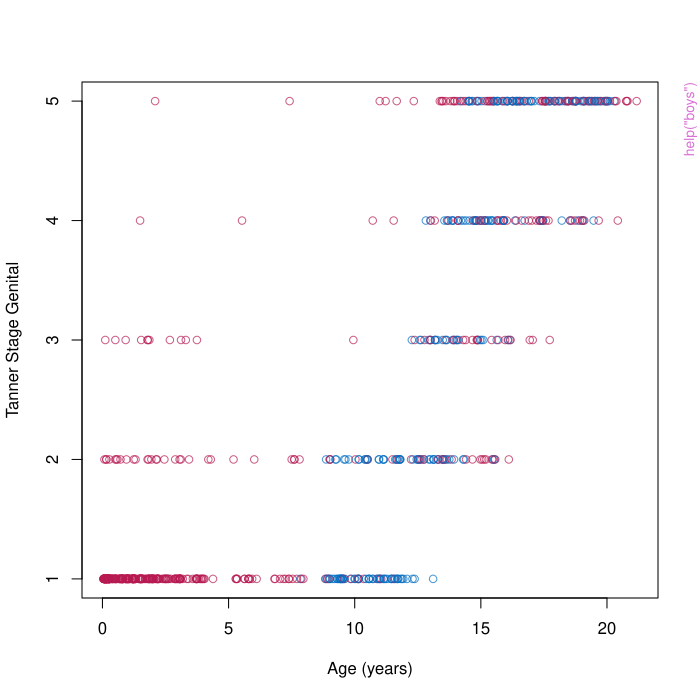

Here is the R script that generated this plot:
pkgname <- "mice"
source(file.path(R.home("share"), "R", "examples-header.R"))
options(warn = 1)
library('mice')

base::assign(".oldSearch", base::search(), pos = 'CheckExEnv')
base::assign(".old_wd", base::getwd(), pos = 'CheckExEnv')
cleanEx()
nameEx("ampute")
### * ampute

flush(stderr()); flush(stdout())

### Name: ampute
### Title: Generate Missing Data for Simulation Purposes
### Aliases: ampute

### ** Examples

# Simulate data set with \code{mvrnorm} from package \code{\pkg{MASS}}.
require(MASS)
sigma <- matrix(data = c(1, 0.2, 0.2, 0.2, 1, 0.2, 0.2, 0.2, 1), nrow = 3)
complete.data <- mvrnorm(n = 100, mu = c(5, 5, 5), Sigma = sigma)
# Perform quick amputation
result1 <- ampute(data = complete.data)
# Change default matrices as desired
patterns <- result1$patterns
patterns[1:3, 2] <- 0
odds <- result1$odds
odds[2,3:4] <- c(2, 4)
odds[3,] <- c(3, 1, NA, NA)
# Rerun amputation
result2 <- ampute(data = complete.data, patterns = patterns, freq = 
c(0.3, 0.3, 0.4), cont = FALSE, odds = odds)
# Run an amputation procedure with continuous probabilities
result3 <- ampute(data = complete.data, type = c("RIGHT", "TAIL", "LEFT"))




cleanEx()
nameEx("as.mids")
### * as.mids

flush(stderr()); flush(stdout())

### Name: as.mids
### Title: Converts an multiply imputed dataset (long format) into a 'mids'
###   object
### Aliases: as.mids
### Keywords: mids

### ** Examples

# impute the nhanes dataset
imp <- mice(nhanes, print = FALSE)
# extract the data in long format
X <- complete(imp, action = "long", include = TRUE)
# create dataset with .imp variable as numeric
X2 <- X

# nhanes example without .id
test1 <- as.mids(X)
is.mids(test1)
identical(complete(test1, action = "long", include = TRUE), X)

# nhanes example without .id where .imp is numeric
test2 <- as.mids(X2)
is.mids(test2)
identical(complete(test2, action = "long", include = TRUE), X)

# nhanes example, where we explicitly specify .id as column 2
test3 <- as.mids(X, .id = ".id")
is.mids(test3)
identical(complete(test3, action = "long", include = TRUE), X)

# nhanes example with .id where .imp is numeric
test4 <- as.mids(X2, .id = 2)
is.mids(test4)
identical(complete(test4, action = "long", include = TRUE), X)

# example without an .id variable
# variable .id not preserved
X3 <- X[, -2]
test5 <- as.mids(X3)
is.mids(test5)
identical(complete(test5, action = "long", include = TRUE)[, -2], X[, -2])

# as() syntax has fewer options
test7 <- as(X, "mids")
test8 <- as(X2, "mids")
test9 <- as(X2[, -2], "mids")
rev <- ncol(X):1
test10 <- as(X[, rev], "mids")

# where argument copies also observed data into $imp element
where <- matrix(TRUE, nrow = nrow(nhanes), ncol = ncol(nhanes))
colnames(where) <- colnames(nhanes)
test11 <- as.mids(X, where = where)
identical(complete(test11, action = "long", include = TRUE), X)



cleanEx()
nameEx("boys")
### * boys

flush(stderr()); flush(stdout())

### Name: boys
### Title: Growth of Dutch boys
### Aliases: boys
### Keywords: datasets

### ** Examples



# create two imputed data sets
imp <- mice(boys, m=1, maxit=2)
z <- complete(imp, 1)

# create imputations for age <8yrs
plot(z$age, z$gen, col=mdc(1:2)[1+is.na(boys$gen)],
 xlab = "Age (years)", ylab = "Tanner Stage Genital")

# figure to show that the default imputation method does not impute BMI 
# consistently
plot(z$bmi,z$wgt/(z$hgt/100)^2, col=mdc(1:2)[1+is.na(boys$bmi)],
xlab = "Imputed BMI", ylab="Calculated BMI")   

# also, BMI distributions are somewhat different
require(MASS)
oldpar <- par(mfrow=c(1,2))
truehist(z$bmi[!is.na(boys$bmi)],h=1,xlim=c(10,30),ymax=0.25,
col=mdc(1),xlab="BMI observed")
truehist(z$bmi[is.na(boys$bmi)],h=1,xlim=c(10,30),ymax=0.25,
col=mdc(2),xlab="BMI imputed")
par(oldpar)

# repair the inconsistency problem by passive imputation
meth <- imp$meth
meth["bmi"] <- "~I(wgt/(hgt/100)^2)"
pred <- imp$predictorMatrix
pred["hgt","bmi"] <- 0
pred["wgt","bmi"] <- 0
imp2 <- mice(boys, m=1, maxit=2, meth=meth, pred=pred)
z2 <- complete(imp2, 1)

# show that new imputations are consistent
plot(z2$bmi,z2$wgt/(z2$hgt/100)^2, col=mdc(1:2)[1+is.na(boys$bmi)],
ylab="Calculated BMI")   

# and compare distributions
oldpar <- par(mfrow=c(1,2))
truehist(z2$bmi[!is.na(boys$bmi)],h=1,xlim=c(10,30),ymax=0.25,col=mdc(1),
xlab="BMI observed")
truehist(z2$bmi[is.na(boys$bmi)],h=1,xlim=c(10,30),ymax=0.25,col=mdc(2),
xlab="BMI imputed")
par(oldpar)





graphics::par(get("par.postscript", pos = 'CheckExEnv'))
cleanEx()
nameEx("bwplot.mids")
### * bwplot.mids

flush(stderr()); flush(stdout())

### Name: bwplot.mids
### Title: Box-and-whisker plot of observed and imputed data
### Aliases: bwplot.mids bwplot
### Keywords: hplot

### ** Examples


imp <- mice(boys, maxit=1)

### box-and-whisker plot per imputation of all numerical variables
bwplot(imp)

### tv (testicular volume), conditional on region
bwplot(imp, tv~.imp|reg)

### same data, organized in a different way 
bwplot(imp, tv~reg|.imp, theme=list())






cleanEx()
nameEx("cbind.mids")
### * cbind.mids

flush(stderr()); flush(stdout())

### Name: cbind.mids
### Title: Combine 'mids' objects by columns
### Aliases: cbind.mids
### Keywords: manip

### ** Examples


# impute four variables at once (default)
imp <- mice(nhanes, m = 1, maxit = 1, print = FALSE)
imp$predictorMatrix

# impute two by two
data1 <- nhanes[, c("age", "bmi")]
data2 <- nhanes[, c("hyp", "chl")]
imp1 <- mice(data1, m = 2, maxit = 1, print = FALSE)
imp2 <- mice(data2, m = 2, maxit = 1, print = FALSE)

# Append two solutions
imp12 <- cbind(imp1, imp2)

# This is a different imputation model
imp12$predictorMatrix

# Append the other way around
imp21 <- cbind(imp2, imp1)
imp21$predictorMatrix

# Append 'forgotten' variable chl
data3 <- nhanes[, 1:3]
imp3  <- mice(data3, maxit = 1,m = 2, print = FALSE)
imp4 <- cbind(imp3, chl = nhanes$chl)

# Of course, chl was not imputed
head(complete(imp4))

# Combine mids object with data frame
imp5 <- cbind(imp3, nhanes2)
head(complete(imp5))



cleanEx()
nameEx("cc")
### * cc

flush(stderr()); flush(stdout())

### Name: cc
### Title: Select complete cases
### Aliases: cc
### Keywords: univar

### ** Examples


# cc(nhanes)   # get the 13 complete cases
# cc(nhanes$bmi) # extract complete bmi



cleanEx()
nameEx("cci")
### * cci

flush(stderr()); flush(stdout())

### Name: cci
### Title: Complete case indicator
### Aliases: cci
### Keywords: univar

### ** Examples

cci(nhanes) # indicator for 13 complete cases 
cci(mice(nhanes, maxit = 0))
f <- cci(nhanes[,c("bmi","hyp")]) # complete data for bmi and hyp
nhanes[f,] # obtain all data from those with complete bmi and hyp



cleanEx()
nameEx("complete")
### * complete

flush(stderr()); flush(stdout())

### Name: complete
### Title: Extracts the completed data from a 'mids' object
### Aliases: complete
### Keywords: manip

### ** Examples


# obtain first imputed data set
sum(is.na(nhanes2))
imp <- mice(nhanes2, print = FALSE, maxit = 1)
dat <- complete(imp)
sum(is.na(dat))

# obtain stacked third and fifth imputation
dat <- complete(imp, c(3, 5))

# obtain all datasets, with additional identifiers
head(complete(imp, "long"))

# same, but now as list, mild object
dslist <- complete(imp, "all")
length(dslist)

# same, but also include the original data
dslist <- complete(imp, "all", include = TRUE)
length(dslist)

# select original + 3 + 5, store as mild
dslist <- complete(imp, c(0, 3, 5), mild = TRUE)
names(dslist)




cleanEx()
nameEx("construct.blocks")
### * construct.blocks

flush(stderr()); flush(stdout())

### Name: construct.blocks
### Title: Construct blocks from 'formulas' and 'predictorMatrix'
### Aliases: construct.blocks

### ** Examples

form <- name.formulas(list(bmi + hyp ~ chl + age, chl ~ bmi))
pred <- make.predictorMatrix(nhanes[, c("age", "chl")])
construct.blocks(formulas = form, pred = pred)



cleanEx()
nameEx("densityplot.mids")
### * densityplot.mids

flush(stderr()); flush(stdout())

### Name: densityplot.mids
### Title: Density plot of observed and imputed data
### Aliases: densityplot.mids densityplot
### Keywords: hplot

### ** Examples

imp <- mice(boys, maxit=1)

### density plot of head circumference per imputation
### blue is observed, red is imputed
densityplot(imp, ~hc|.imp)

### All combined in one panel.
densityplot(imp, ~hc)




cleanEx()
nameEx("fdd")
### * fdd

flush(stderr()); flush(stdout())

### Name: fdd
### Title: SE Fireworks disaster data
### Aliases: fdd fdd.pred
### Keywords: datasets

### ** Examples



data <- fdd
md.pattern(fdd)





cleanEx()
nameEx("fdgs")
### * fdgs

flush(stderr()); flush(stdout())

### Name: fdgs
### Title: Fifth Dutch growth study 2009
### Aliases: fdgs
### Keywords: datasets

### ** Examples



data <- data(fdgs)
summary(data)




cleanEx()
nameEx("fix.coef")
### * fix.coef

flush(stderr()); flush(stdout())

### Name: fix.coef
### Title: Fix coefficients and update model
### Aliases: fix.coef

### ** Examples

model0 <- lm(Volume ~ Girth + Height, data = trees)
formula(model0)
coef(model0)
deviance(model0)

# refit same model
model1 <- fix.coef(model0)
formula(model1)
coef(model1)
deviance(model1)

# change the beta's
model2 <- fix.coef(model0, beta = c(-50, 5, 1))
coef(model2)
deviance(model2)

# compare predictions
plot(predict(model0), predict(model1)); abline(0,1)
plot(predict(model0), predict(model2)); abline(0,1)

# compare proportion explained variance
cor(predict(model0), predict(model0) + residuals(model0))^2
cor(predict(model1), predict(model1) + residuals(model1))^2
cor(predict(model2), predict(model2) + residuals(model2))^2

# extract offset from constrained model
summary(model2$model$offset)

# it also works with factors and missing data
model0 <- lm(bmi ~ age + hyp + chl, data = nhanes2)
model1 <- fix.coef(model0)
model2 <- fix.coef(model0, beta = c(15, -8, -8, 2, 0.2))



cleanEx()
nameEx("getfit")
### * getfit

flush(stderr()); flush(stdout())

### Name: getfit
### Title: Extract list of fitted model
### Aliases: getfit
### Keywords: manip

### ** Examples


imp <- mice(nhanes)
fit <- with(imp, lm(bmi~chl+hyp))
getfit(fit)
getfit(fit, 2)




cleanEx()
nameEx("glm.mids")
### * glm.mids

flush(stderr()); flush(stdout())

### Name: glm.mids
### Title: Generalized linear model for 'mids' object
### Aliases: glm.mids
### Keywords: multivariate

### ** Examples


imp <- mice(nhanes)

# logistic regression on the imputed data
fit <- glm.mids((hyp==2)~bmi+chl, data=imp, family = binomial)
fit




cleanEx()
nameEx("ibind")
### * ibind

flush(stderr()); flush(stdout())

### Name: ibind
### Title: Enlarge number of imputations by combining 'mids' objects
### Aliases: ibind
### Keywords: manip

### ** Examples

data(nhanes)
imp1 <- mice(nhanes, m = 1, maxit = 2, print = FALSE)
imp1$m

imp2 <- mice(nhanes, m = 3, maxit = 3, print = FALSE)
imp2$m

imp12 <- ibind(imp1, imp2)
imp12$m
plot(imp12)



cleanEx()
nameEx("ic")
### * ic

flush(stderr()); flush(stdout())

### Name: ic
### Title: Select incomplete cases
### Aliases: ic
### Keywords: univar

### ** Examples


ic(nhanes)   # get the 12 rows with incomplete cases 
ic(nhanes[1:10,])  # incomplete cases within the first ten rows
ic(nhanes[, c("bmi", "hyp")])  # restrict extraction to variables bmi and hyp




cleanEx()
nameEx("ici")
### * ici

flush(stderr()); flush(stdout())

### Name: ici
### Title: Incomplete case indicator
### Aliases: ici ici,data.frame-method ici,matrix-method ici,mids-method
### Keywords: univar

### ** Examples


 ici(nhanes) # indicator for 12 rows with incomplete cases 




cleanEx()
nameEx("lm.mids")
### * lm.mids

flush(stderr()); flush(stdout())

### Name: lm.mids
### Title: Linear regression for 'mids' object
### Aliases: lm.mids
### Keywords: multivariate

### ** Examples



imp <- mice(nhanes)
fit <- lm.mids(bmi~hyp+chl, data = imp)
fit




cleanEx()
nameEx("make.blocks")
### * make.blocks

flush(stderr()); flush(stdout())

### Name: make.blocks
### Title: Creates a 'blocks' argument
### Aliases: make.blocks

### ** Examples

make.blocks(nhanes)
make.blocks(c("age", "sex", "edu"))



cleanEx()
nameEx("make.blots")
### * make.blots

flush(stderr()); flush(stdout())

### Name: make.blots
### Title: Creates a 'blots' argument
### Aliases: make.blots

### ** Examples

make.predictorMatrix(nhanes)
make.blots(nhanes, blocks = name.blocks(c("age", "hyp"), "xxx"))



cleanEx()
nameEx("make.formulas")
### * make.formulas

flush(stderr()); flush(stdout())

### Name: make.formulas
### Title: Creates a 'formulas' argument
### Aliases: make.formulas

### ** Examples

f1 <- make.formulas(nhanes)
f1
f2 <- make.formulas(nhanes, blocks = make.blocks(nhanes, "collect"))
f2

# for editing, it may be easier to work with the character vector
c1 <- as.character(f1)
c1

# fold it back into a formula list
f3 <- name.formulas(lapply(c1, as.formula))
f3




cleanEx()
nameEx("make.method")
### * make.method

flush(stderr()); flush(stdout())

### Name: make.method
### Title: Creates a 'method' argument
### Aliases: make.method

### ** Examples

make.method(nhanes2)



cleanEx()
nameEx("make.post")
### * make.post

flush(stderr()); flush(stdout())

### Name: make.post
### Title: Creates a 'post' argument
### Aliases: make.post

### ** Examples

make.post(nhanes2)



cleanEx()
nameEx("make.predictorMatrix")
### * make.predictorMatrix

flush(stderr()); flush(stdout())

### Name: make.predictorMatrix
### Title: Creates a 'predictorMatrix' argument
### Aliases: make.predictorMatrix

### ** Examples

make.predictorMatrix(nhanes)
make.predictorMatrix(nhanes, blocks = make.blocks(nhanes, "collect"))



cleanEx()
nameEx("make.visitSequence")
### * make.visitSequence

flush(stderr()); flush(stdout())

### Name: make.visitSequence
### Title: Creates a 'visitSequence' argument
### Aliases: make.visitSequence

### ** Examples

make.visitSequence(nhanes)



cleanEx()
nameEx("make.where")
### * make.where

flush(stderr()); flush(stdout())

### Name: make.where
### Title: Creates a 'where' argument
### Aliases: make.where

### ** Examples

head(make.where(nhanes), 3)



cleanEx()
nameEx("mammalsleep")
### * mammalsleep

flush(stderr()); flush(stdout())

### Name: mammalsleep
### Title: Mammal sleep data
### Aliases: mammalsleep sleep
### Keywords: datasets

### ** Examples



sleep <- data(mammalsleep)





cleanEx()
nameEx("md.pairs")
### * md.pairs

flush(stderr()); flush(stdout())

### Name: md.pairs
### Title: Missing data pattern by variable pairs
### Aliases: md.pairs
### Keywords: univar

### ** Examples



pat <- md.pairs(nhanes)
pat

# show that these four matrices decompose the total sample size
# for each pair
pat$rr + pat$rm + pat$mr + pat$mm

# percentage of usable cases to impute row variable from column variable
round(100*pat$mr/(pat$mr+pat$mm))




cleanEx()
nameEx("md.pattern")
### * md.pattern

flush(stderr()); flush(stdout())

### Name: md.pattern
### Title: Missing data pattern
### Aliases: md.pattern
### Keywords: univar

### ** Examples



md.pattern(nhanes)
#     age hyp bmi chl
#  13   1   1   1   1  0
#   1   1   1   0   1  1
#   3   1   1   1   0  1
#   1   1   0   0   1  2
#   7   1   0   0   0  3
#   0   8   9  10 27





cleanEx()
nameEx("mdc")
### * mdc

flush(stderr()); flush(stdout())

### Name: mdc
### Title: Graphical parameter for missing data plots.
### Aliases: mdc
### Keywords: hplot

### ** Examples


# all six colors
mdc(1:6)

# lines color for observed and missing data
mdc(c('obs','mis'), 'lin')




cleanEx()
nameEx("mice")
### * mice

flush(stderr()); flush(stdout())

### Name: mice
### Title: 'mice': Multivariate Imputation by Chained Equations
### Aliases: mice mice-package
### Keywords: iteration

### ** Examples



# do default multiple imputation on a numeric matrix
imp <- mice(nhanes)
imp

# list the actual imputations for BMI
imp$imp$bmi

# first completed data matrix
complete(imp)


# imputation on mixed data with a different method per column

mice(nhanes2, meth=c('sample','pmm','logreg','norm'))




cleanEx()
nameEx("mice.impute.2l.bin")
### * mice.impute.2l.bin

flush(stderr()); flush(stdout())

### Name: mice.impute.2l.bin
### Title: Imputation by a two-level logistic model using 'glmer'
### Aliases: mice.impute.2l.bin
### Keywords: datagen

### ** Examples

library(tidyr)
library(dplyr)
data("toenail", package = "HSAUR3")
data <- tidyr::complete(toenail, patientID, visit) %>% 
 tidyr::fill(treatment) %>% 
 dplyr::select(-time) %>%
 dplyr::mutate(patientID = as.integer(patientID))

## Not run: 
##D pred <- mice(data, print = FALSE, maxit = 0, seed = 1)$pred
##D pred["outcome", "patientID"] <- -2
##D imp <- mice(data, method = "2l.bin", pred = pred, maxit = 1, m = 1, seed = 1)
## End(Not run)



cleanEx()
nameEx("mice.impute.2l.pan")
### * mice.impute.2l.pan

flush(stderr()); flush(stdout())

### Name: mice.impute.2l.pan
### Title: Imputation by a two-level normal model using 'pan'
### Aliases: mice.impute.2l.pan 2l.pan

### ** Examples


###################################
# simulate some data
# two-level regression model with fixed slope

# number of groups
G <- 250
# number of persons
n <- 20
# regression parameter
beta <- .3
# intraclass correlation
rho <- .30
# correlation with missing response
rho.miss <- .10
# missing proportion
missrate <- .50
y1 <- rep( rnorm( G , sd = sqrt( rho ) ) , each=n ) + rnorm(G*n , sd = sqrt( 1 - rho )) 
x <-  rnorm( G*n )
y <- y1 + beta  * x
dfr0 <- dfr <- data.frame( "group" = rep(1:G , each=n ) , "x" = x , "y" = y )
dfr[ rho.miss * x + rnorm( G*n , sd = sqrt( 1 - rho.miss ) ) < qnorm( missrate ) , "y" ] <- NA

#.....
# empty imputation in mice
imp0 <- mice( as.matrix(dfr)  , maxit=0 )
predM <- imp0$predictorMatrix
impM <- imp0$method

#...
# specify predictor matrix and imputationMethod
predM1 <- predM
predM1["y","group"] <- -2
predM1["y","x"] <- 1        # fixed x effects imputation
impM1 <- impM
impM1["y"] <- "2l.pan"

# multilevel imputation
imp1 <- mice( as.matrix( dfr ) , m = 1 , predictorMatrix = predM1 , 
           imputationMethod = impM1 , maxit=1 )
# multilevel analysis
library(lme4)
mod <- lmer( y ~ ( 1 + x | group) + x , data = complete(imp1) )
summary(mod)

############################################
# Examples of predictorMatrix specification

# random x effects
# predM1["y","x"] <- 2

# fixed x effects and group mean of x
# predM1["y","x"] <- 3        

# random x effects and group mean of x
# predM1["y","x"] <- 4        




cleanEx()
nameEx("mice.impute.2lonly.norm")
### * mice.impute.2lonly.norm

flush(stderr()); flush(stdout())

### Name: mice.impute.2lonly.norm
### Title: Imputation at level 2 by Bayesian linear regression
### Aliases: mice.impute.2lonly.norm 2lonly.norm

### ** Examples


##################################################
# simulate some data
# x,y ... level 1 variables
# v,w ... level 2 variables

G <- 250            # number of groups
n <- 20             # number of persons
beta <- .3          # regression coefficient
rho <- .30          # residual intraclass correlation
rho.miss <- .10     # correlation with missing response
missrate <- .50     # missing proportion
y1 <- rep( rnorm( G , sd = sqrt( rho ) ) , each=n ) + rnorm(G*n , sd = sqrt( 1 - rho )) 
w <- rep( round( rnorm(G ) , 2 ) , each=n )
v <- rep( round( runif( G , 0 , 3 ) ) , each=n )
x <-  rnorm( G*n ) 
y <- y1 + beta  * x + .2 * w + .1 * v
dfr0 <- dfr <- data.frame( "group" = rep(1:G , each=n ) , "x" = x , "y" = y , "w" = w , "v" = v )
dfr[ rho.miss * x + rnorm( G*n , sd = sqrt( 1 - rho.miss ) ) < qnorm( missrate ) , "y" ] <- NA
dfr[ rep( rnorm(G) , each=n ) < qnorm( missrate ) , "w" ] <- NA
dfr[ rep( rnorm(G) , each=n ) < qnorm( missrate ) , "v" ] <- NA

#....
# empty mice imputation
imp0 <- mice( as.matrix(dfr)  , maxit=0 )
predM <- imp0$predictorMatrix
impM <- imp0$method

#...
# multilevel imputation
predM1 <- predM
predM1[c("w","y","v"),"group"] <- -2
predM1["y","x"] <- 1        # fixed x effects imputation
impM1 <- impM
impM1[c("y","w","v")] <- c("2l.pan" , "2lonly.norm" , "2lonly.pmm" )

# y ... imputation using pan
# w ... imputation at level 2 using norm
# v ... imputation at level 2 using pmm

imp1 <- mice( as.matrix( dfr ) , m = 1 , predictorMatrix = predM1 , 
           imputationMethod = impM1 , maxit=1 , paniter=500)
   



cleanEx()
nameEx("mice.impute.2lonly.pmm")
### * mice.impute.2lonly.pmm

flush(stderr()); flush(stdout())

### Name: mice.impute.2lonly.pmm
### Title: Imputation at level 2 by predictive mean matching
### Aliases: mice.impute.2lonly.pmm 2lonly.pmm

### ** Examples


##################################################
# simulate some data
# x,y ... level 1 variables
# v,w ... level 2 variables

G <- 250            # number of groups
n <- 20             # number of persons
beta <- .3          # regression coefficient
rho <- .30          # residual intraclass correlation
rho.miss <- .10     # correlation with missing response
missrate <- .50     # missing proportion
y1 <- rep( rnorm( G , sd = sqrt( rho ) ) , each=n ) + rnorm(G*n , sd = sqrt( 1 - rho )) 
w <- rep( round( rnorm(G ) , 2 ) , each=n )
v <- rep( round( runif( G , 0 , 3 ) ) , each=n )
x <-  rnorm( G*n ) 
y <- y1 + beta  * x + .2 * w + .1 * v
dfr0 <- dfr <- data.frame( "group" = rep(1:G , each=n ) , "x" = x , "y" = y , "w" = w , "v" = v )
dfr[ rho.miss * x + rnorm( G*n , sd = sqrt( 1 - rho.miss ) ) < qnorm( missrate ) , "y" ] <- NA
dfr[ rep( rnorm(G) , each=n ) < qnorm( missrate ) , "w" ] <- NA
dfr[ rep( rnorm(G) , each=n ) < qnorm( missrate ) , "v" ] <- NA

#....
# empty mice imputation
imp0 <- mice( as.matrix(dfr)  , maxit=0 )
predM <- imp0$predictorMatrix
impM <- imp0$method

#...
# multilevel imputation
predM1 <- predM
predM1[c("w","y","v"),"group"] <- -2
predM1["y","x"] <- 1        # fixed x effects imputation
impM1 <- impM
impM1[c("y","w","v")] <- c("2l.pan" , "2lonly.norm" , "2lonly.pmm" )

# turn v into a categorical variable
dfr$v <- as.factor(dfr$v)
levels(dfr$v) <- LETTERS[1:4]

# y ... imputation using pan
# w ... imputation at level 2 using norm
# v ... imputation at level 2 using pmm

imp <- mice(dfr, m = 1, predictorMatrix = predM1 , 
           imputationMethod = impM1, maxit = 1, paniter = 500)




cleanEx()
nameEx("mice.impute.cart")
### * mice.impute.cart

flush(stderr()); flush(stdout())

### Name: mice.impute.cart
### Title: Imputation by classification and regression trees
### Aliases: mice.impute.cart cart
### Keywords: datagen

### ** Examples

require(rpart)

imp <- mice(nhanes2, meth = 'cart', minbucket = 4)
plot(imp)




cleanEx()
nameEx("mice.impute.jomoImpute")
### * mice.impute.jomoImpute

flush(stderr()); flush(stdout())

### Name: mice.impute.jomoImpute
### Title: Multivariate multilevel imputation using 'jomo'
### Aliases: mice.impute.jomoImpute
### Keywords: datagen

### ** Examples




cleanEx()
nameEx("mice.impute.midastouch")
### * mice.impute.midastouch

flush(stderr()); flush(stdout())

### Name: mice.impute.midastouch
### Title: Imputation by predictive mean matching with distance aided donor
###   selection
### Aliases: mice.impute.midastouch
### Keywords: datagen

### ** Examples

# do default multiple imputation on a numeric matrix
imp <- mice(nhanes, method = 'midastouch')
imp

# list the actual imputations for BMI
imp$imp$bmi

# first completed data matrix
complete(imp)

# imputation on mixed data with a different method per column
mice(nhanes2, method = c('sample', 'midastouch', 'logreg', 'norm'))



cleanEx()
nameEx("mice.impute.panImpute")
### * mice.impute.panImpute

flush(stderr()); flush(stdout())

### Name: mice.impute.panImpute
### Title: Impute multilevel missing data using 'pan'
### Aliases: mice.impute.panImpute
### Keywords: datagen

### ** Examples

blocks <-  list(c("bmi", "chl", "hyp"), "age")
method <- c("panImpute", "pmm")
ini <- mice(nhanes, blocks = blocks, method = method, maxit = 0)
pred <- ini$pred
pred["B1", "hyp"] <- -2
imp <- mice(nhanes, blocks = blocks, method = method, pred = pred, maxit = 1)




cleanEx()
nameEx("mice.impute.pmm")
### * mice.impute.pmm

flush(stderr()); flush(stdout())

### Name: mice.impute.pmm
### Title: Imputation by predictive mean matching
### Aliases: mice.impute.pmm pmm
### Keywords: datagen

### ** Examples

# We normally call mice.impute.pmm() from within mice()
# But we may call it directly as follows (not recommended)

set.seed(53177)
xname <- c('age', 'hgt', 'wgt')
r <- stats::complete.cases(boys[, xname])
x <- boys[r, xname]
y <- boys[r, 'tv']
ry <- !is.na(y)
table(ry)

# percentage of missing data in tv
sum(!ry) / length(ry)

# Impute missing tv data
yimp <- mice.impute.pmm(y, ry, x)
length(yimp)
hist(yimp, xlab = 'Imputed missing tv')

# Impute all tv data
yimp <- mice.impute.pmm(y, ry, x, wy = rep(TRUE, length(y)))
length(yimp)
hist(yimp, xlab = 'Imputed missing and observed tv')
plot(jitter(y), jitter(yimp), 
    main = 'Predictive mean matching on age, height and weight', 
    xlab = 'Observed tv (n = 224)',
    ylab = 'Imputed tv (n = 224)')
abline(0, 1)
cor(y, yimp, use = 'pair')



cleanEx()
nameEx("mice.impute.quadratic")
### * mice.impute.quadratic

flush(stderr()); flush(stdout())

### Name: mice.impute.quadratic
### Title: Imputation of quadratic terms
### Aliases: mice.impute.quadratic quadratic
### Keywords: datagen

### ** Examples

require(lattice)

# Create Data
B1 = .5
B2 = .5
X <- rnorm(1000)
XX <- X^2
e <- rnorm(1000, 0, 1)
Y <- B1 * X + B2 * XX + e
dat <- data.frame(x = X, xx = XX, y = Y)

# Impose 25 percent MCAR Missingness
dat[0 == rbinom(1000, 1, 1 -.25), 1:2] <- NA

# Prepare data for imputation
ini <- mice(dat, maxit = 0)
meth <- c("quadratic", "~I(x^2)", "")
pred <- ini$pred
pred[, "xx"] <- 0

# Impute data
imp <- mice(dat, meth = meth, pred = pred)

# Pool results
pool(with(imp, lm(y ~ x + xx)))

# Plot results
stripplot(imp)
plot(dat$x, dat$xx, col = mdc(1), xlab = "x", ylab = "xx")
cmp <- complete(imp)
points(cmp$x[is.na(dat$x)], cmp$xx[is.na(dat$x)], col = mdc(2))



cleanEx()
nameEx("mice.impute.rf")
### * mice.impute.rf

flush(stderr()); flush(stdout())

### Name: mice.impute.rf
### Title: Imputation by random forests
### Aliases: mice.impute.rf
### Keywords: datagen

### ** Examples

library("lattice")

imp <- mice(nhanes2, meth = "rf", ntree = 3)
plot(imp)




cleanEx()
nameEx("mice.mids")
### * mice.mids

flush(stderr()); flush(stdout())

### Name: mice.mids
### Title: Multivariate Imputation by Chained Equations (Iteration Step)
### Aliases: mice.mids
### Keywords: iteration

### ** Examples


imp1 <- mice(nhanes, maxit=1, seed = 123)
imp2 <- mice.mids(imp1)

# yields the same result as
imp <- mice(nhanes, maxit=2, seed = 123)

# verification
identical(imp$imp, imp2$imp)
# 



cleanEx()
nameEx("name.blocks")
### * name.blocks

flush(stderr()); flush(stdout())

### Name: name.blocks
### Title: Name imputation blocks
### Aliases: name.blocks

### ** Examples

blocks <- list(c("hyp", "chl"), AGE = "age", c("bmi", "hyp"), "edu")
name.blocks(blocks)



cleanEx()
nameEx("name.formulas")
### * name.formulas

flush(stderr()); flush(stdout())

### Name: name.formulas
### Title: Name formula list elements
### Aliases: name.formulas

### ** Examples

# fully conditionally specified main effects model
form1 <- list(bmi ~ age + chl + hyp, 
              hyp ~ age + bmi + chl,
              chl ~ age + bmi + hyp)
form1 <- name.formulas(form1)
imp1 <- mice(nhanes, formulas = form1, print = FALSE, m = 1, seed = 12199)

# same model using dot notation
form2 <- list(bmi ~ ., hyp ~ ., chl ~ .)
form2 <- name.formulas(form2)
imp2 <- mice(nhanes, formulas = form2, print = FALSE, m = 1, seed = 12199)
identical(complete(imp1), complete(imp2))

# same model using repeated multivariate imputation
form3 <- name.blocks(list(all = bmi + hyp + chl ~ .))
imp3 <- mice(nhanes, formulas = form3, print = FALSE, m = 1, seed = 12199)
cmp3 <- complete(imp3)
identical(complete(imp1), complete(imp3))

# same model using predictorMatrix
imp4 <- mice(nhanes, print = FALSE, m = 1, seed = 12199, auxiliary = TRUE)
identical(complete(imp1), complete(imp4))

# different model: multivariate imputation for chl and bmi
form5 <- list(chl + bmi ~ ., hyp ~ bmi + age)
form5 <- name.formulas(form5)
imp5 <- mice(nhanes, formulas = form5, print = FALSE, m = 1, seed = 71712)



cleanEx()
nameEx("ncc")
### * ncc

flush(stderr()); flush(stdout())

### Name: ncc
### Title: Number of complete cases
### Aliases: ncc

### ** Examples


 ncc(nhanes) # 13 complete cases 




cleanEx()
nameEx("nelsonaalen")
### * nelsonaalen

flush(stderr()); flush(stdout())

### Name: nelsonaalen
### Title: Cumulative hazard rate or Nelson-Aalen estimator
### Aliases: nelsonaalen hazard
### Keywords: misc

### ** Examples

require(MASS)

leuk$status <- 1  ## no censoring occurs in leuk data (MASS)
ch <- nelsonaalen(leuk, time, status)
plot(x = leuk$time, y = ch, ylab='Cumulative hazard', xlab='Time')

### See example on http://www.engineeredsoftware.com/lmar/pe_cum_hazard_function.htm
time <- c(43, 67, 92, 94, 149, rep(149,7))
status <- c(rep(1,5),rep(0,7))
eng <- data.frame(time, status)
ch <- nelsonaalen(eng, time, status)
plot(x = time, y = ch, ylab='Cumulative hazard', xlab='Time')





cleanEx()
nameEx("nhanes")
### * nhanes

flush(stderr()); flush(stdout())

### Name: nhanes
### Title: NHANES example - all variables numerical
### Aliases: nhanes
### Keywords: datasets

### ** Examples

 

imp <- mice(nhanes)     # create 5 imputed data sets
complete(imp)           # print the first imputed data set




cleanEx()
nameEx("nhanes2")
### * nhanes2

flush(stderr()); flush(stdout())

### Name: nhanes2
### Title: NHANES example - mixed numerical and discrete variables
### Aliases: nhanes2
### Keywords: datasets

### ** Examples



imp <- mice(nhanes2)     # create 5 imputed data sets
complete(imp)           # print the first imputed data set




cleanEx()
nameEx("nic")
### * nic

flush(stderr()); flush(stdout())

### Name: nic
### Title: Number of incomplete cases
### Aliases: nic

### ** Examples


 nic(nhanes) # the remaining 12 rows 
 nic(nhanes[,c("bmi","hyp")]) # number of cases with incomplete bmi and hyp




cleanEx()
nameEx("nimp")
### * nimp

flush(stderr()); flush(stdout())

### Name: nimp
### Title: Number of imputations per block
### Aliases: nimp

### ** Examples

where <- is.na(nhanes)

# standard FCS
nimp(where)

# user-defined blocks
nimp(where, blocks = name.blocks(list(c("bmi", "hyp"), "age", "chl")))



cleanEx()
nameEx("parlmice")
### * parlmice

flush(stderr()); flush(stdout())

### Name: parlmice
### Title: Wrapper function that runs MICE in parallel
### Aliases: parlmice

### ** Examples

# 150 imputations in dataset nhanes, performed by 3 cores  
## Not run: 
##D imp1 <- parlmice(data = nhanes, n.core = 3, n.imp.core = 50)
##D # Making use of arguments in mice. 
##D imp2 <- parlmice(data = nhanes, method = "norm.nob", m = 100)
##D imp2$method
##D fit <- with(imp2, lm(bmi ~ hyp))
##D pool(fit)
## End(Not run)




cleanEx()
nameEx("pattern")
### * pattern

flush(stderr()); flush(stdout())

### Name: pattern
### Title: Datasets with various missing data patterns
### Aliases: pattern pattern1 pattern2 pattern3 pattern4
### Keywords: datasets

### ** Examples

require(lattice)
require(MASS)

pattern4

data <- rbind(pattern1, pattern2, pattern3, pattern4)
mdpat <- cbind(expand.grid(rec = 8:1, pat = 1:4, var = 1:3), r=as.numeric(as.vector(is.na(data))))

types <-  c("Univariate","Monotone","File matching","General")
tp41 <- levelplot(r~var+rec|as.factor(pat), data=mdpat,
         as.table=TRUE, aspect="iso",
         shrink=c(0.9), 
         col.regions = mdc(1:2),
         colorkey=FALSE,
         scales=list(draw=FALSE),
         xlab="", ylab="",
         between = list(x=1,y=0),
         strip = strip.custom(bg = "grey95", style = 1,
           factor.levels = types))
print(tp41)

md.pattern(pattern4)
p <- md.pairs(pattern4)
p

### proportion of usable cases
p$mr/(p$mr+p$mm)

### outbound statistics
p$rm/(p$rm+p$rr)


fluxplot(pattern2)





cleanEx()
nameEx("pool")
### * pool

flush(stderr()); flush(stdout())

### Name: pool
### Title: Combine estimates by Rubin's rules
### Aliases: pool
### Keywords: htest

### ** Examples

# pool using the classic MICE workflow
imp <- mice(nhanes, maxit = 2, m = 2)
fit <- with(data = imp, exp = lm(bmi ~ hyp + chl))
summary(pool(fit))



cleanEx()
nameEx("pool.compare")
### * pool.compare

flush(stderr()); flush(stdout())

### Name: pool.compare
### Title: Compare two nested models fitted to imputed data
### Aliases: pool.compare
### Keywords: htest

### ** Examples


### To compare two linear models:
imp <- mice(nhanes2, seed = 51009, print = FALSE)
mi1 <- with(data = imp, expr = lm(bmi ~ age + hyp + chl))
mi0 <- with(data = imp, expr = lm(bmi ~ age + hyp))
pc  <- pool.compare(mi1, mi0)
pc$pvalue

### Comparison of two general linear models (logistic regression).
## Not run: 
##D imp  <- mice(boys, maxit = 2, print = FALSE)
##D fit1 <- with(imp, glm(gen > levels(gen)[1] ~ hgt + hc + reg, family = binomial))
##D fit0 <- with(imp, glm(gen > levels(gen)[1] ~ hgt + hc, family = binomial))
##D pool.compare(fit1, fit0, method = 'likelihood')$pvalue
##D 
##D # using factors
##D fit1 <- with(imp, glm(as.factor(gen > levels(gen)[1]) ~ hgt + hc + reg, family = binomial))
##D fit0 <- with(imp, glm(as.factor(gen > levels(gen)[1]) ~ hgt + hc, family = binomial))
##D pool.compare(fit1, fit0, method = 'likelihood')$pvalue
## End(Not run)



cleanEx()
nameEx("pool.r.squared")
### * pool.r.squared

flush(stderr()); flush(stdout())

### Name: pool.r.squared
### Title: Pooling: R squared
### Aliases: pool.r.squared
### Keywords: htest

### ** Examples



imp<-mice(nhanes)

fit<-lm.mids(chl~age+hyp+bmi,imp)
pool.r.squared(fit)
pool.r.squared(fit,adjusted=TRUE)

#fit<-lm.mids(chl~age+hyp+bmi,imp)
#
#> pool.r.squared(fit)
#          est     lo 95     hi 95       fmi
#R^2 0.5108041 0.1479687 0.7791927 0.3024413
#
#> pool.r.squared(fit,adjusted=TRUE)
#          est      lo 95    hi 95       fmi
#adj R^2 0.4398066 0.08251427 0.743172 0.3404165
#





cleanEx()
nameEx("pool.scalar")
### * pool.scalar

flush(stderr()); flush(stdout())

### Name: pool.scalar
### Title: Multiple imputation pooling: univariate version
### Aliases: pool.scalar
### Keywords: htest

### ** Examples



imp <- mice(nhanes)
m <- imp$m
Q <- rep(NA, m)
U <- rep(NA, m)
for (i in 1:m) {
   Q[i] <- mean(complete(imp, i)$bmi)
   U[i] <- var(complete(imp, i)$bmi) / nrow(nhanes)  # (standard error of estimate)^2
}
pool.scalar(Q, U, n = nrow(nhanes), k = 1)  # Barnard-Rubin 1999




cleanEx()
nameEx("popmis")
### * popmis

flush(stderr()); flush(stdout())

### Name: popmis
### Title: Hox pupil popularity data with missing popularity scores
### Aliases: popmis
### Keywords: datasets

### ** Examples


popmis[1:3,]




cleanEx()
nameEx("pops")
### * pops

flush(stderr()); flush(stdout())

### Name: pops
### Title: Project on preterm and small for gestational age infants (POPS)
### Aliases: pops pops.pred
### Keywords: datasets

### ** Examples



pops <- data(pops)




cleanEx()
nameEx("potthoffroy")
### * potthoffroy

flush(stderr()); flush(stdout())

### Name: potthoffroy
### Title: Potthoff-Roy data
### Aliases: potthoffroy
### Keywords: datasets

### ** Examples



### create missing values at age 10 as in Little and Rubin (1987)

phr <- potthoffroy
idmis <- c(3,6,9,10,13,16,23,24,27)
phr[idmis, 4] <- NA
phr

md.pattern(phr)





cleanEx()
nameEx("quickpred")
### * quickpred

flush(stderr()); flush(stdout())

### Name: quickpred
### Title: Quick selection of predictors from the data
### Aliases: quickpred
### Keywords: misc

### ** Examples



# default: include all predictors with absolute correlation over 0.1
quickpred(nhanes)

# all predictors with absolute correlation over 0.4
quickpred(nhanes, mincor=0.4)

# include age and bmi, exclude chl
quickpred(nhanes, mincor=0.4, inc=c('age','bmi'), exc='chl')

# only include predictors with at least 30% usable cases
quickpred(nhanes, minpuc=0.3)

# use low threshold for bmi, and high thresholds for hyp and chl
pred <- quickpred(nhanes, mincor=c(0,0.1,0.5,0.5))
pred

# use it directly from mice
imp <- mice(nhanes, pred=quickpred(nhanes, minpuc=0.25, include='age'))




cleanEx()
nameEx("rbind.mids")
### * rbind.mids

flush(stderr()); flush(stdout())

### Name: rbind.mids
### Title: Combine 'mids' objects by rows
### Aliases: rbind.mids
### Keywords: manip

### ** Examples

imp1 <- mice(nhanes[1:13, ], m = 2, maxit = 1, print = FALSE)
imp5 <- mice(nhanes[1:13, ], m = 2, maxit = 2, print = FALSE)
mylist <- list(age = NA, bmi = NA, hyp = NA, chl = NA)

nrow(complete(rbind(imp1, imp5)))
nrow(complete(rbind(imp1, mylist)))

nrow(complete(rbind(imp1, data.frame(mylist))))
nrow(complete(rbind(imp1, complete(imp5))))



cleanEx()
nameEx("selfreport")
### * selfreport

flush(stderr()); flush(stdout())

### Name: selfreport
### Title: Self-reported and measured BMI
### Aliases: selfreport mgg
### Keywords: datasets

### ** Examples



md.pattern(selfreport[,c("age","sex","hm","hr","wm","wr")])

### FIMD Section 7.3.5 Application

bmi <- function(h,w){return(w/(h/100)^2)}
init <- mice(selfreport,maxit=0)
meth <- init$meth
meth["bm"] <- "~bmi(hm,wm)"
pred <- init$pred
pred[,c("src","id","web","bm","br")] <- 0
imp <- mice(selfreport, pred=pred, meth=meth, seed=66573, maxit=2, m=1)
## imp <- mice(selfreport, pred=pred, meth=meth, seed=66573, maxit=20, m=10)

### Like FIMD Figure 7.6 

cd <- complete(imp, 1)
xy <- xy.coords(cd$bm, cd$br-cd$bm)
plot(xy,col=mdc(2),xlab="Measured BMI",ylab="Reported - Measured BMI",
    xlim=c(17,45),ylim=c(-5,5), type="n",lwd=0.7)
polygon(x=c(30,20,30),y=c(0,10,10),col="grey95",border=NA) 
polygon(x=c(30,40,30),y=c(0,-10,-10),col="grey95",border=NA)
abline(0,0,lty=2,lwd=0.7)

idx <- cd$src=="krul"
xyc <- xy; xyc$x <- xy$x[idx]; xyc$y <- xy$y[idx]
xys <- xy; xys$x <- xy$x[!idx]; xys$y <- xy$y[!idx]
points(xyc,col=mdc(1), cex=0.7)
points(xys,col=mdc(2), cex=0.7)
lines(lowess(xyc),col=mdc(4),lwd=2)
lines(lowess(xys),col=mdc(5),lwd=2)
text(1:4,x=c(40,28,20,32),y=c(4,4,-4,-4),cex=3)
box(lwd=1)





cleanEx()
nameEx("stripplot.mids")
### * stripplot.mids

flush(stderr()); flush(stdout())

### Name: stripplot.mids
### Title: Stripplot of observed and imputed data
### Aliases: stripplot.mids stripplot
### Keywords: hplot

### ** Examples

imp <- mice(boys, maxit=1)

### stripplot, all numerical variables
## Not run: stripplot(imp)

### same, but with improved display
## Not run: stripplot(imp, col=c("grey",mdc(2)),pch=c(1,20))

### distribution per imputation of height, weight and bmi
### labeled by their own missingness
## Not run: 
##D stripplot(imp, hgt+wgt+bmi~.imp, cex=c(2,4), pch=c(1,20),jitter=FALSE,
##D layout=c(3,1))
## End(Not run)

### same, but labeled with the missingness of wgt (just four cases)
## Not run: 
##D stripplot(imp, hgt+wgt+bmi~.imp, na=wgt, cex=c(2,4), pch=c(1,20),jitter=FALSE,
##D layout=c(3,1))
## End(Not run)

### distribution of age and height, labeled by missingness in height
### most height values are missing for those around 
### the age of two years
### some additional missings occur in region WEST
## Not run: stripplot(imp, age+hgt~.imp|reg, hgt, col=c(hcl(0,0,40,0.2), mdc(2)),pch=c(1,20))

### heavily jitted relation between two categorical variables
### labeled by missingness of gen
### aggregated over all imputed data sets
## Not run: stripplot(imp, gen~phb, factor=2, cex=c(8,1), hor=TRUE)

### circle fun
stripplot(imp, gen~.imp, na = wgt, factor = 2, cex = c(8.6), 
         hor = FALSE, outer = TRUE, scales = "free", pch = c(1,19))




cleanEx()
nameEx("supports.transparent")
### * supports.transparent

flush(stderr()); flush(stdout())

### Name: supports.transparent
### Title: Supports semi-transparent foreground colors?
### Aliases: supports.transparent transparent
### Keywords: hplot

### ** Examples


supports.transparent()




cleanEx()
nameEx("tbc")
### * tbc

flush(stderr()); flush(stdout())

### Name: tbc
### Title: Terneuzen birth cohort
### Aliases: tbc tbc.target terneuzen
### Keywords: datasets

### ** Examples


data <- tbc
md.pattern(data)




cleanEx()
nameEx("version")
### * version

flush(stderr()); flush(stdout())

### Name: version
### Title: Echoes the package version number
### Aliases: version
### Keywords: misc

### ** Examples


version()
version("base")




cleanEx()
nameEx("walking")
### * walking

flush(stderr()); flush(stdout())

### Name: walking
### Title: Walking disability data
### Aliases: walking
### Keywords: datasets

### ** Examples


md.pattern(walking)

micemill <- function(n) {
 for (i in 1:n) {
   imp <<- mice.mids(imp) # global assignment 
   cors <- with(imp, cor(as.numeric(YA),
                        as.numeric(YB),
                        method="kendall"))
   tau <<- rbind(tau, getfit(cors, s=TRUE))  # global assignment
 }
}

plotit <- function()
 matplot(x=1:nrow(tau),y=tau,
       ylab=expression(paste("Kendall's ",tau)), 
         xlab="Iteration", type="l", lwd=1,
       lty=1:10,col="black")

tau <- NULL
imp <- mice(walking, max=0, m=10, seed=92786)
pred <- imp$pred
pred[,c("src","age","sex")] <- 0
imp <- mice(walking, max=0, m=3, seed=92786, pred=pred)
micemill(5)
plotit()

### to get figure 7.8 van Buuren (2012) use m=10 and micemill(20) 




cleanEx()
nameEx("windspeed")
### * windspeed

flush(stderr()); flush(stdout())

### Name: windspeed
### Title: Subset of Irish wind speed data
### Aliases: windspeed
### Keywords: datasets

### ** Examples


windspeed[1:3,]




cleanEx()
nameEx("with.mids")
### * with.mids

flush(stderr()); flush(stdout())

### Name: with.mids
### Title: Evaluate an expression in multiple imputed datasets
### Aliases: with.mids
### Keywords: multivariate

### ** Examples



imp <- mice(nhanes2)
fit1 <- with(data=imp,exp=lm(bmi~age+hyp+chl))
fit2 <- with(data=imp,exp=glm(hyp~age+bmi+chl,family=binomial))
anova.imp <- with(data=imp,exp=anova(lm(bmi~age+hyp+chl)))



cleanEx()
nameEx("xyplot.mids")
### * xyplot.mids

flush(stderr()); flush(stdout())

### Name: xyplot.mids
### Title: Scatterplot of observed and imputed data
### Aliases: xyplot.mids xyplot
### Keywords: hplot

### ** Examples

imp <- mice(boys, maxit=1)

### xyplot: scatterplot by imputation number
### observe the erroneous outlying imputed values
### (caused by imputing hgt from bmi)
xyplot(imp, hgt~age|.imp, pch=c(1,20),cex=c(1,1.5))

### same, but label with missingness of wgt (four cases)
xyplot(imp, hgt~age|.imp, na.group=wgt, pch=c(1,20),cex=c(1,1.5))




### * <FOOTER>
###
cleanEx()
options(digits = 7L)
base::cat("Time elapsed: ", proc.time() - base::get("ptime", pos = 'CheckExEnv'),"\n")
grDevices::dev.off()
###
### Local variables: ***
### mode: outline-minor ***
### outline-regexp: "\\(> \\)?### [*]+" ***
### End: ***
quit('no')
